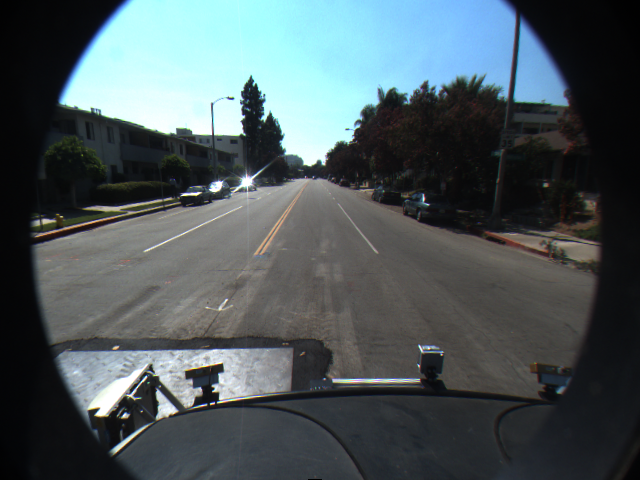
#> input picture images/lane_detection/f00000.png, 640 x 480 px
$ jupyter execute --allow-errors assignment03.ipynb   (shell and % lines are left out)
#> lines starting #> are read from the running program, lines starting #| are printed output that depends on the picture; after the words box and inside, x2 and y2 are one past the last pixel; in counts of white or black regions, pixels touching at a corner belong together
# Assignment 3

Welcome to the assignment for week 3.

## Task 3: Hough Transform

There are two datasets available: "images/eye_tracking" and "images/lane_detection". Implement the classical Hough Transform for lines (lane detection) and circles (eye tracking) as shown in the lecture. Use any Canny Edge Detector implementation to produce edge images.

To pass this assignment, we want you to solve (Task 3.1 OR Task 3.2) AND Task 3.3. The BONUS Task 3.4 is optional as well as one of the first 2 tasks. If you are confused, just solve all of them!

[cell 1]
# imports
import matplotlib.pyplot as plt
from skimage import io, feature, color, filters
from matplotlib.patches import Circle
from tqdm.notebook import tqdm
from skimage.draw import line
import math
import numpy as np

[cell 2]
# Plotting some samples
lane1 = io.imread('images/lane_detection/f00000.png')
#> lane1 is the input picture: shape (480, 640, 3); mean R, G, B 76.8, 88.1, 91.5
lane2 = io.imread('images/lane_detection/f00050.png')
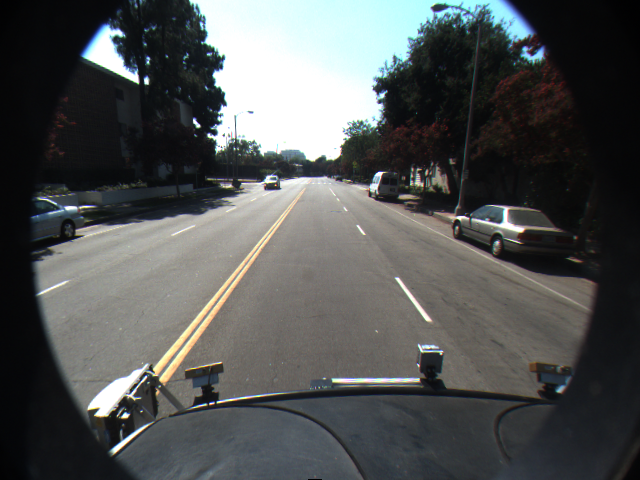
#> input picture images/lane_detection/f00050.png, 640 x 480 px
#> lane2 is the input picture: shape (480, 640, 3); mean R, G, B 81.7, 84.1, 83.7
lane3 = io.imread('images/lane_detection/f00090.png')
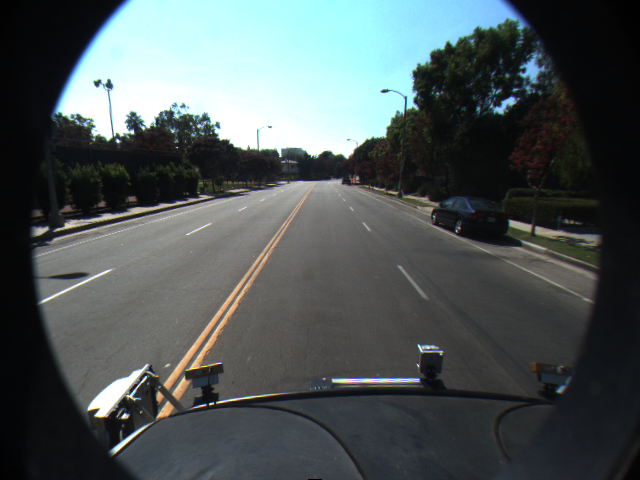
#> input picture images/lane_detection/f00090.png, 640 x 480 px
#> lane3 is the input picture: shape (480, 640, 3); mean R, G, B 78.1, 86.7, 87.3
#> `image = np.zeros((100,100))`: image: shape (100, 100) float64; every value is 0
#> (the rest of this cell did not finish here and is left out)

[cell 3]
def draw_line_hessian_normal(image, a, r):

#> called with a = 30, r = 60
    (dimy,dimx) = image.shape
#> dimy = 100; dimx = 100

    #r = x*cosa + y*sina

    # compute start and end point of line
    x0 = 0
    y0 = round((r - x0*math.cos(math.radians(a)))/math.sin(math.radians(a)))
    x1 = dimx
#> x1 = 100
    y1 = round((r - x1*math.cos(math.radians(a)))/math.sin(math.radians(a)))
#> y1 = -53

    liney,linex = line(y0,x0,y1,x1)
#> linex = 174 values from 0 to 100

    ret = np.copy(image)
    for yy in range(0,liney.size-1):
        if (liney[yy] > 0) and (liney[yy] < dimy-1):
            ret[liney[yy],linex[yy]] = 1
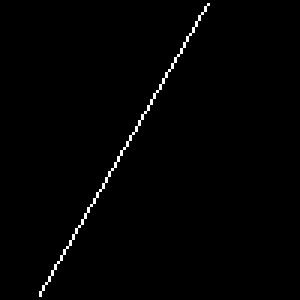
#> ret: shape (100, 100) float64 (shown 3 times larger); values 0 (black) and 1 (white), 0.98% white in thin lines or dots, all inside (x1, y1, x2, y2) = (13, 1, 70, 99)
    return ret

image = np.zeros((100,100))
image = draw_line_hessian_normal(image, 30, 60)
image = draw_line_hessian_normal(image, 30, 10)
#> call 2 of draw_line_hessian_normal, with a = 30, r = 10
#> after the loop in draw_line_hessian_normal (call 2), `for yy in range(0,liney.size-1):`:
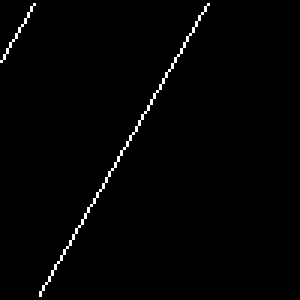
#> ret: shape (100, 100) float64 (shown 3 times larger); values 0 (black) and 1 (white), 1.2% white in thin lines or dots, all inside (x1, y1, x2, y2) = (0, 1, 70, 99)
image = draw_line_hessian_normal(image, 140, -10)
#> call 3 of draw_line_hessian_normal, with a = 140, r = -10
#> after the loop in draw_line_hessian_normal (call 3), `for yy in range(0,liney.size-1):`:
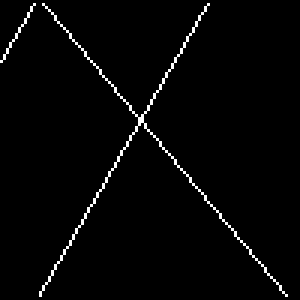
#> ret: shape (100, 100) float64 (shown 3 times larger); values 0 (black) and 1 (white), 2.2% white in thin lines or dots
#image = draw_line_hessian_normal(image, -70, 10)

io.imshow(image)

### Task 3.1: Detecting lanes

Put your Lane Detection solution here.

* Use your implementation of the Hough Transform to find the 10 strongest lines in one lane_detection image
* Display your result set (draw those lines on the image) (**RESULT**)
* Can you improve the performance by limiting the space of solutions?

[cell 4]
blackwhitelane1 = color.rgb2gray(lane1)
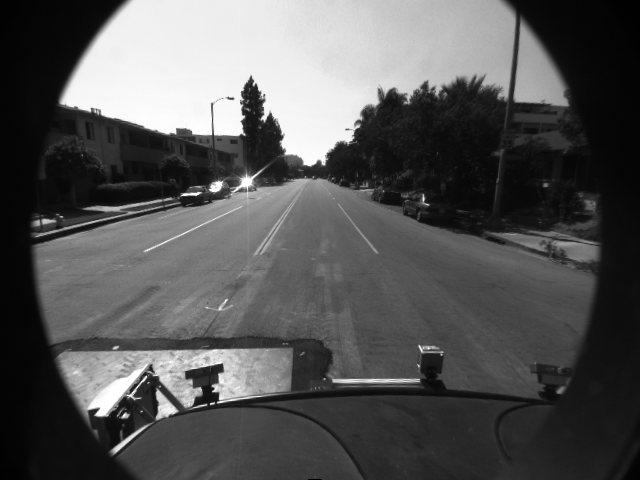
#> blackwhitelane1: shape (480, 640) float64; min 0, max 1, mean 0.337
io.imshow(blackwhitelane1)

[cell 5]
import cv2
def getCanny(pic):
    grayPic = cv2.cvtColor(pic, cv2.COLOR_BGR2GRAY)
    edgePicture = cv2.Canny(grayPic, 100, 200)
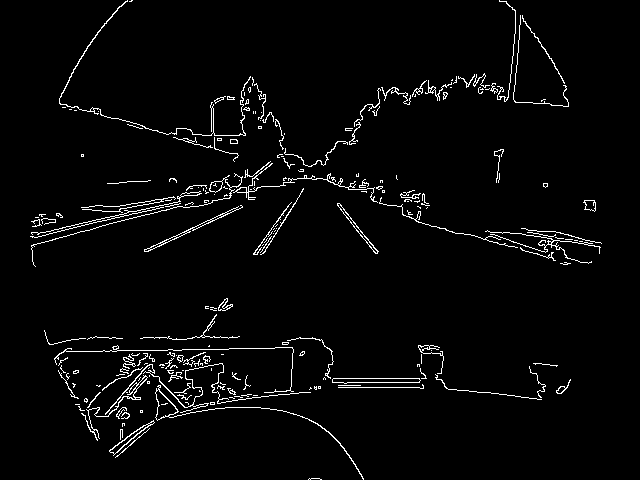
#> edgePicture: shape (480, 640); 3% white in thin lines or dots, all inside (x1, y1, x2, y2) = (30, 0, 602, 480)

    return edgePicture

mist = getCanny(lane1)
io.imshow(mist)

[cell 6]
def getAcc(pic):

    edgeLane = getCanny(pic)
    acc={}

    # for every pixel, how filter just after active edges? like with np.where > 0
    for y in range(edgeLane.shape[0]):
        for x in range(edgeLane.shape[1]):

            if edgeLane[y][x] > 0:
                # ähm, 0 and 180 are difficult to use
                for angle in range(1,179):

                    #mayby use some sort of bigger buckets !?
                    # r can be neagtive cause of cos
                    a = np.deg2rad(angle)
                    r = int(x * np.cos(a) + y * np.sin(a))

                    r = (r // 5) * 5

                    if (a,r) not in acc:
                        acc[(angle,r)]=0

                    acc[(angle,r)]+=1

    return acc

accu = getAcc(lane1)
#> accu = 20183 items

[cell 7]
for (y,x), value in accu.items():

    print(x,y, value)
    if x == 10:
        break
#> this loop made 84 passes
#> x on passes 1 to 12: 125, 125, 125, 125, 125, 125, 125, 125, 125, 125, 120, 120
#| 125 1 1
#| 125 2 1
#| 125 3 1
#| 125 4 1
#| 125 5 1
#| 125 6 1
#| 125 7 1
#| 125 8 1
#> (further printed lines are left out)

print(len(accu.keys()))
#| 20183

[cell 8]
ylen, xlen, _ = lane1.shape
#> ylen = 480; xlen = 640
heatmap_data = np.zeros((180, 1000))

for (y, x), value in accu.items():
    heatmap_data[y][x] = value
#> this loop made 20183 passes
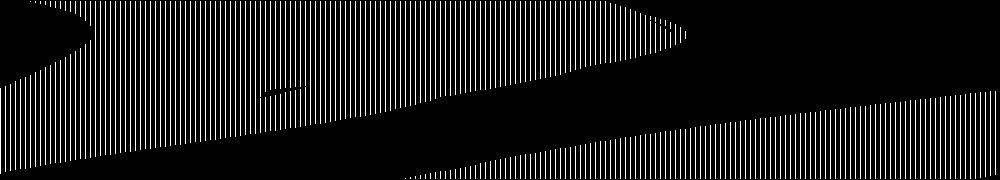
#> heatmap_data: shape (180, 1000) float64; values 0 (black) and 1 (white), 11.2% white in thin lines or dots

plt.imshow(heatmap_data, cmap='hot', interpolation='nearest')
plt.colorbar()
plt.show()
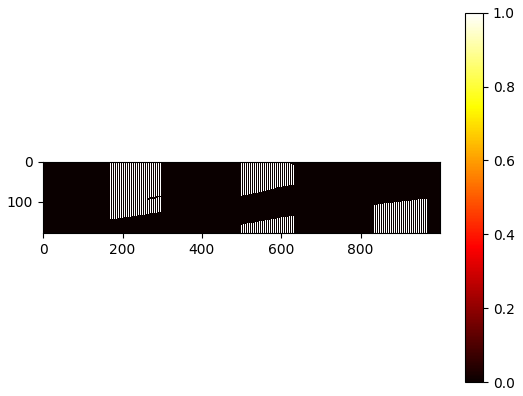
#> figure drawn by matplotlib, 2 panels

[cell 9]
topTen = sorted(accu, key=lambda item: item[1])[:10]
#> topTen = [(178, -595), (178, -590), (177, -590), (178, -585), (177, -585), (176, -585), (178, -580), (177, -580), (176, -580), (175, -580)]
print(topTen) # some very similar coordinate
#| [(178, -595), (178, -590), (177, -590), (178, -585), (177, -585), (176, -585), (178, -580), (177, -580), (176, -580), (175, -580)]
lineImage = np.zeros((100,100))

for key in topTen:

    # print(accu[key]) all one ...
    angle,r = key
    a= np.deg2rad(angle)

    lineImage = draw_line_hessian_normal(lineImage, a, r)
#> this loop made 10 passes
#> (angle, r, a, y0 in draw_line_hessian_normal, y1 in draw_line_hessian_normal) on passes 1 to 10: (178, -595, 3.11, -10979, -12821), (178, -590, 3.11, -10887, -12729), (177, -590, 3.09, -10948, -12801), (178, -585, 3.11, -10794, -12637), (177, -585, 3.09, -10855, -12708), (176, -585, 3.07, -10917, -12780), (178, -580, 3.11, -10702, -12544), (177, -580, 3.09, -10762, -12615), (176, -580, 3.07, -10824, -12687), (175, -580, 3.05, -10885, -12759)

io.imshow(lineImage)
